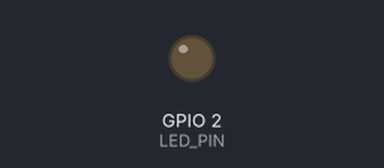
Recording of a program running on a simulated ESP32. Shown: output pins drawn as LEDs (lit = HIGH). WiFi joins after 1.5 s; servers stay silent unless stated; what the program prints to the serial monitor is not drawn.

Above: at 0.15 s.
Timing chart, 0 to 5.8 s (numbered marks = the images above):
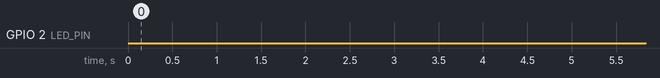

The program:

main.cpp
```cpp
#include <Arduino.h>
#include <side.h>

int cycle = 0;

// const int LED_PIN = LED_BUILTIN;
const int LED_PIN = 2;

void setup() {
  Serial.begin(115200);
  pinMode(LED_PIN, OUTPUT);
  bufferIn = newBuffer();
  bufferOut = newBuffer();

  #if WIFI
    // Set WiFi to station mode and disconnect from an AP if it was previously connected
    WiFi.mode(WIFI_STA);
    WiFi.disconnect();
    delay(100);

    if (WiFi.status() == WL_NO_SHIELD) {
      Serial.println("WiFi shield not present");
      // don't continue:
      while (true);
  }

    // String fv = WiFi.firmwareVersion();
    // if (fv != "1.1.0") {
    //   Serial.println("Please upgrade the firmware");
    // }

  #else
    //Ethernet.begin(mac, ip);
    Ethernet.begin(mac);
    delay(1000);
    // Serial.setTimeout(10);

  #endif
}

void loop() {
  connectionSanity();
//  Serial.print("Cycle: ");
//  Serial.println(cycle, DEC);
  digitalWrite(LED_PIN, cycle%2==0);

  if (client.available()) {
    recieveBuffer(bufferIn);
  }

  if (Serial.available() > 0) {
    int outLen = Serial.available();
    int newOutLen = 0;
    while (outLen != newOutLen) {  // todo wait for new line
      outLen = newOutLen;
      delay(10);
      newOutLen = Serial.available();
    }

    resizeBuffer(bufferOut, outLen);
    for (int i=0; i<outLen; i++)
      bufferOut->packet[i] = Serial.read();
    sendBuffer(bufferOut);
  }
  cycle++;

  delay(2000);
}
```

side.cpp
```cpp
#include <side.h>
```

side.h
```cpp
#define WIFI true

#if WIFI
  #include "WiFi.h"

  char ssid[] = "Cherry-Rose"; //  your network SSID (name)
  char pass[] = "DuckandMook";    // your network password (use for WPA, or use as key for WEP)

  int status = WL_IDLE_STATUS;
  WiFiClient client;
#else
  #include <Ethernet.h>
  //TODO: impliment https://arduinojson.org/v5/example/http-client/

  byte mac[] = {0xDE, 0xAD, 0xBE, 0xEF, 0xFE, 0xED};
  IPAddress ip(192, 168, 0, 25);

  EthernetClient client;
#endif

IPAddress server(192, 168, 1, 182);
int port = 8089;


#define USING_HEADER false

#if USING_HEADER
  const int HEADER_LEN = 4;
#else
  const int MAX_BUFFER = 256;
  const unsigned char ETX = 0x03;  //end of transmission tag
#endif

struct Buffer {  // pass by reference
  unsigned char* packet;
  #if USING_HEADER
    unsigned char* header;
  #endif
  int len;
};

struct Buffer *bufferIn;
struct Buffer *bufferOut;

// Buffer* newBuffer();
// void printBuffer(Buffer* buffer);
// void resizeBuffer(Buffer* buffer, int len);

// void sendBuffer(Buffer* buffer);
// void recieveBuffer(Buffer* buffer);

// void printStatus();
// void connectionSanity();

Buffer* newBuffer() {
  Buffer* buffer = (Buffer*)malloc(sizeof(Buffer));
  *buffer = Buffer {
    .packet = NULL,
    #if USING_HEADER
      .header = (unsigned char*)malloc(HEADER_LEN),
    #endif
    // .len = 0
  };
  return buffer;
}

void printBuffer(Buffer* buffer) {
  for (int i=0; i<buffer->len; i++){
    Serial.print("\\x");
    Serial.print(buffer->packet[i], DEC);
  }
  Serial.println();
}

void resizeBuffer(Buffer* buffer, int len) {
  buffer->len = len;
  #if USING_HEADER  // fixme unsure if this code is requiered when !USING_HEADER
    for (int i=0; i<HEADER_LEN; i++)
      buffer->header[i] = (buffer->len >> (8 * (HEADER_LEN-i-1))) & ((2<<8)-1);
  #endif

  int size = buffer->len * sizeof(char);
  // void* temp = realloc(buffer->packet, size);  //may need to cast to (unsigned char*)
  buffer->packet = (unsigned char*)realloc(buffer->packet, size);
  // memset(buffer->packet, 0, size);
}

void sendBuffer(Buffer* buffer) {
  Serial.print("Sending: ");
  Serial.write(buffer->packet, buffer->len);
  Serial.print("\n");

  #if USING_HEADER
    client.write(buffer->header, HEADER_LEN);
  #endif

  client.write(buffer->packet, buffer->len);

  #if !USING_HEADER
    client.write(&ETX, 1);
  #endif
}

void recieveBuffer(Buffer* buffer) {
  #if USING_HEADER
    client.read(buffer->header, HEADER_LEN);
    buffer->len = 0;
    for (int i=0; i<HEADER_LEN; i++){
      buffer->len |= buffer->header[i] >> (8 * (HEADER_LEN-i-1));
    }

    resizeBuffer(buffer, buffer->len);
    client.read(buffer->packet, buffer->len);
  #else
    resizeBuffer(buffer, MAX_BUFFER);
    unsigned int index = 0;

    uint8_t data = 0;
    while (true) {
      if (index > MAX_BUFFER) {
          Serial.print("ERROR: buffer went oversize:");
          Serial.println(MAX_BUFFER);
      }
      int res = client.read(&data, 1);

      if(res <= 0) {
          Serial.print("ERROR: bad response from client.read():");
          Serial.println(res);
          // raise Exeption // fixme
      }

      if (data == ETX)
        break;

      buffer->packet[index] = data;
      index++;
    }

    buffer->len = index;
  #endif

  Serial.print("Recieved: ");
  Serial.write(buffer->packet, buffer->len);
  Serial.println();
}

void printStatus() {
  #if WIFI
    // print the SSID of the network you're attached to:
    Serial.print("SSID: ");
    Serial.println(WiFi.SSID());
    // print your WiFi shield's IP address:
    IPAddress ip = WiFi.localIP();
    Serial.print("IP Address: ");
    Serial.println(ip);
    // print the received signal strength:
    long rssi = WiFi.RSSI();
    Serial.print("signal strength (RSSI):");
    Serial.print(rssi);
    Serial.println(" dBm");

  #else
    Serial.print("Local IP: \t");
    Serial.println(Ethernet.localIP());

    Serial.print("Gateway IP: \t");
    Serial.println(Ethernet.gatewayIP());

    Serial.print("DNS server IP: \t");
    Serial.println(Ethernet.dnsServerIP());

    Serial.print("Subnet mask: \t");
    Serial.println(Ethernet.subnetMask());

  #endif
}

void connectionSanity() {
  #if WIFI
    while (status != WL_CONNECTED) {
      Serial.print("Attempting to connect to SSID: ");
      Serial.println(ssid);
      // Connect to WPA/WPA2 network. Change this line if using open or WEP network:
      status = WiFi.begin(ssid, pass);
      // wait 10 seconds for connection:
      delay(10000);
    }
  #endif

  while (!client.connected()) {
    Serial.println("Connecting...");
    if (client.connect(server, port)) {
      Serial.println("Connected");
      printStatus();

      unsigned char message[] = "{\"type\": \"subscribe\", \"args\": [\"pitta\"]}";
      resizeBuffer(bufferOut, 40);
      memcpy(bufferOut->packet, message, bufferOut->len);
      sendBuffer(bufferOut);

    } else
    Serial.println("Connecting timedout!");
  }
  client.setTimeout(100);
}
```

Measured:
- by itself, GPIO 2 (LED_PIN): LOW → HIGH at 20.3 s, → LOW 2.2 s later, → HIGH 2.2 s later, → LOW 2.2 s later, … (50 changes in this stretch)
